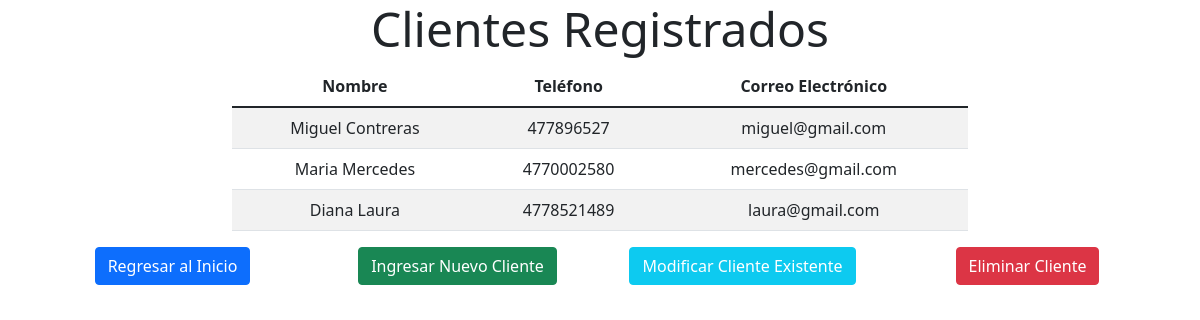
/Vista/php/verClientes.php, run on the app's committed database.
### tables this page shows
CREATE TABLE `clientes` (
  `idCliente` int(11) NOT NULL,
  `nombre` varchar(255) NOT NULL,
  `telefono` varchar(10) NOT NULL,
  `correoElectronico` varchar(255) NOT NULL
);

### Persistencia/ClienteDAO.php (called while the page is built, shortened)
<?php
class ClienteDAO{
    private $server = "localhost";
    private $usr = "root";
    private $pass = "";
    private $db = "zapateria_alondra";
    private function Conectar(){
        try {
            $mysqli = new mysqli(
                $this->server,
                $this->usr,
                $this->pass,
                $this->db
            );
            return $mysqli;
        } catch (mysqli_sql_exception $e) {
            throw $e;
        }
    }
    public function consultarClientes(){
        $conexion = $this->Conectar();
        $query = "SELECT * FROM clientes";
        $resultado = mysqli_query($conexion, $query);
        return $resultado;
    }
}

### Vista/php/verClientes.php (the view, shortened to what this page needs)
<!DOCTYPE html>
<html lang="en">
<head>
    <link href="https://cdn.jsdelivr.net/npm/bootstrap@5.1.3/dist/css/bootstrap.min.css" rel="stylesheet">
</head>
<body>
    <h1 class="display-5 text-center">Clientes Registrados</h1>
    <div class="container">
        <div class="row justify-content-around">
            <div class="col-8 text-center">
                <table class="table table-striped">
                    <thead>
                        <tr>
                            <th scope="col">Nombre</th>
                            <th scope="col">Teléfono</th>
                            <th scope="col">Correo Electrónico</th>
                        </tr>
                    </thead>
                    <tbody>
                        <?php
                        include("../../Persistencia/ClienteDAO.php");
                        $clienteDao = new ClienteDAO();
                        $registro = $clienteDao->consultarClientes();
                        while ($tabla = mysqli_fetch_array($registro)) {
                        ?>
                            <tr>
                                <td> <?php echo $tabla[1]; ?> </td>
                                <td> <?php echo $tabla[2]; ?> </td>
                                <td> <?php echo $tabla[3]; ?> </td>
                            </tr>
                        <?php } ?>
                    </tbody>
                </table>
            </div>
        </div>
    </div>
    <div class="container">
        <div class="row justify-content-around">
            <div class="col-3 text-center">
                <a class="btn btn-primary" href="bienvenido.php" role="button">Regresar al Inicio</a>
            </div>
            <div class="col-3 text-center">
                <a class="btn btn-success" href="nuevoCliente.php" role="button">Ingresar Nuevo Cliente</a>
            </div>
            <div class="col-3 text-center">
                <a href="modificarCliente.php" class="btn btn-info text-white">Modificar Cliente Existente</a>
            </div>
            <div class="col-3 text-center">
                <a href="eliminarCliente.php" class="btn btn-danger">Eliminar Cliente</a>
            </div>
        </div>
    </div>
</body>
</html>

### data on the page
clientes: nombre "Miguel Contreras", telefono "477896527", correoElectronico "miguel@gmail.com"
clientes: nombre "Maria Mercedes", telefono "4770002580", correoElectronico "mercedes@gmail.com"
clientes: nombre "Diana Laura", telefono "4778521489", correoElectronico "laura@gmail.com"
